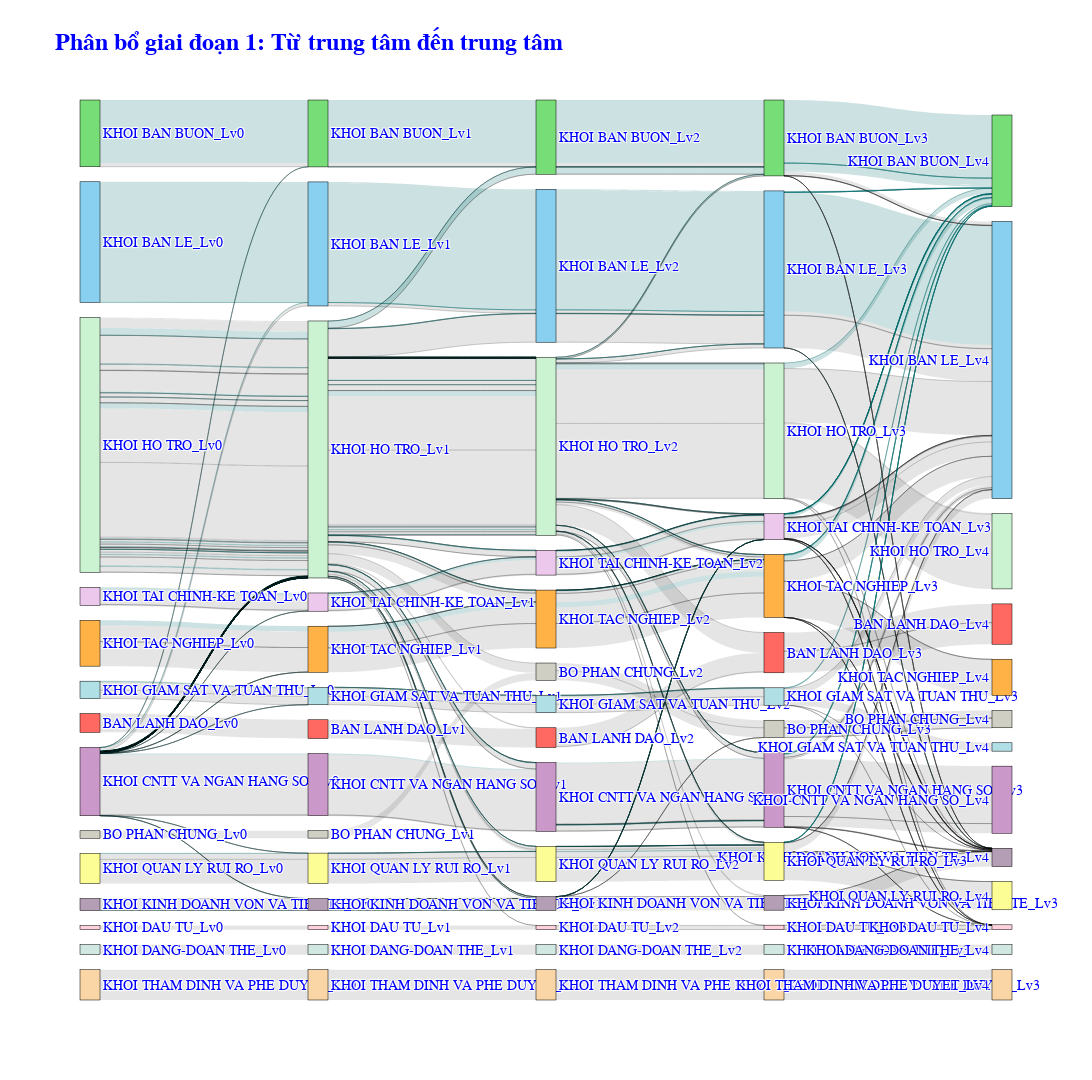

The notebook cell this image was saved under:
### Code cell
highlighted_nodes_1 = [ "KHOI BAN LE_Lv0", "KHOI BAN BUON_Lv4"]
selected_columns = ['Lv0_mapped', 'Lv1_mapped', 'Lv2_mapped', 'Lv3_mapped', 'Lv4_mapped'] # ['Lv0_mapped', 'Lv4_mapped']
fig = sankey_graph(all_lv_df, selected_columns, highlighted_nodes_1, title= "<b>Phân bổ giai đoạn 1: Từ trung tâm đến trung tâm</b>", color_map= color_map_v2)
fig

### Figure 1 — Plotly figure (JSON) as saved in the notebook; plotly's stock layout.template omitted (floating-point values rounded to 4 significant figures; data arrays with more than 128 entries replaced by an {"elided": "..."} marker saying what was removed)
{"data": [{"link": {"color": {"elided": "872 str values"}, "source": {"elided": "872 int values"}, "target": {"elided": "872 int values"}, "value": {"elided": "872 int values"}}, "node": {"color": ["#FF6961", "#FF6961", "#FF6961", "#FF6961", "#FF6961", "#CFCFC4", "#CFCFC4", "#CFCFC4", "#CFCFC4", "#CFCFC4", "#77DD77", "#77DD77", "#77DD77", "#77DD77", "#77DD77", "#89CFF0", "#89CFF0", "#89CFF0", "#89CFF0", "#89CFF0", "#CB99C9", "#CB99C9", "#CB99C9", "#CB99C9", "#CB99C9", "#D1E8E2", "#D1E8E2", "#D1E8E2", "#D1E8E2", "#D1E8E2", "#FFD1DC", "#FFD1DC", "#FFD1DC", "#FFD1DC", "#FFD1DC", "#B0E0E6", "#B0E0E6", "#B0E0E6", "#B0E0E6", "#B0E0E6", "#CBF3D2", "#CBF3D2", "#CBF3D2", "#CBF3D2", "#CBF3D2", "#B39EB5", "#B39EB5", "#B39EB5", "#B39EB5", "#B39EB5", "#FDFD96", "#FDFD96", "#FDFD96", "#FDFD96", "#FDFD96", "#FFB347", "#FFB347", "#FFB347", "#FFB347", "#FFB347", "#ECC8EC", "#ECC8EC", "#ECC8EC", "#ECC8EC", "#ECC8EC", "#FAD5A5", "#FAD5A5", "#FAD5A5", "#FAD5A5", "#FAD5A5"], "label": ["BAN LANH DAO_Lv0", "BAN LANH DAO_Lv1", "BAN LANH DAO_Lv2", "BAN LANH DAO_Lv3", "BAN LANH DAO_Lv4", "BO PHAN CHUNG_Lv0", "BO PHAN CHUNG_Lv1", "BO PHAN CHUNG_Lv2", "BO PHAN CHUNG_Lv3", "BO PHAN CHUNG_Lv4", "KHOI BAN BUON_Lv0", "KHOI BAN BUON_Lv1", "KHOI BAN BUON_Lv2", "KHOI BAN BUON_Lv3", "KHOI BAN BUON_Lv4", "KHOI BAN LE_Lv0", "KHOI BAN LE_Lv1", "KHOI BAN LE_Lv2", "KHOI BAN LE_Lv3", "KHOI BAN LE_Lv4", "KHOI CNTT VA NGAN HANG SO_Lv0", "KHOI CNTT VA NGAN HANG SO_Lv1", "KHOI CNTT VA NGAN HANG SO_Lv2", "KHOI CNTT VA NGAN HANG SO_Lv3", "KHOI CNTT VA NGAN HANG SO_Lv4", "KHOI DANG-DOAN THE_Lv0", "KHOI DANG-DOAN THE_Lv1", "KHOI DANG-DOAN THE_Lv2", "KHOI DANG-DOAN THE_Lv3", "KHOI DANG-DOAN THE_Lv4", "KHOI DAU TU_Lv0", "KHOI DAU TU_Lv1", "KHOI DAU TU_Lv2", "KHOI DAU TU_Lv3", "KHOI DAU TU_Lv4", "KHOI GIAM SAT VA TUAN THU_Lv0", "KHOI GIAM SAT VA TUAN THU_Lv1", "KHOI GIAM SAT VA TUAN THU_Lv2", "KHOI GIAM SAT VA TUAN THU_Lv3", "KHOI GIAM SAT VA TUAN THU_Lv4", "KHOI HO TRO_Lv0", "KHOI HO TRO_Lv1", "KHOI HO TRO_Lv2", "KHOI HO TRO_Lv3", "KHOI HO TRO_Lv4", "KHOI KINH DOANH VON VA TIEN TE_Lv0", "KHOI KINH DOANH VON VA TIEN TE_Lv1", "KHOI KINH DOANH VON VA TIEN TE_Lv2", "KHOI KINH DOANH VON VA TIEN TE_Lv3", "KHOI KINH DOANH VON VA TIEN TE_Lv4", "KHOI QUAN LY RUI RO_Lv0", "KHOI QUAN LY RUI RO_Lv1", "KHOI QUAN LY RUI RO_Lv2", "KHOI QUAN LY RUI RO_Lv3", "KHOI QUAN LY RUI RO_Lv4", "KHOI TAC NGHIEP_Lv0", "KHOI TAC NGHIEP_Lv1", "KHOI TAC NGHIEP_Lv2", "KHOI TAC NGHIEP_Lv3", "KHOI TAC NGHIEP_Lv4", "KHOI TAI CHINH-KE TOAN_Lv0", "KHOI TAI CHINH-KE TOAN_Lv1", "KHOI TAI CHINH-KE TOAN_Lv2", "KHOI TAI CHINH-KE TOAN_Lv3", "KHOI TAI CHINH-KE TOAN_Lv4", "KHOI THAM DINH VA PHE DUYET_Lv0", "KHOI THAM DINH VA PHE DUYET_Lv1", "KHOI THAM DINH VA PHE DUYET_Lv2", "KHOI THAM DINH VA PHE DUYET_Lv3", "KHOI THAM DINH VA PHE DUYET_Lv4"], "line": {"color": "black", "width": 0.5}, "pad": 15, "thickness": 20}, "type": "sankey"}], "layout": {"autosize": false, "font": {"color": "blue", "family": "Arial", "size": 14}, "height": 1080, "title": {"font": {"size": 24}, "text": "<b>Phân bổ giai đoạn 1: Từ trung tâm đến trung tâm</b>"}, "width": 1620, "xaxis": {"showticklabels": false, "visible": false}, "yaxis": {"showticklabels": false, "visible": false}}}
